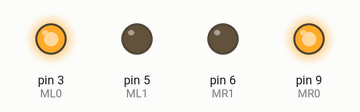
Recording of a sketch running on a simulated Arduino Uno, built with avr-gcc and run on an emulated ATmega328P. On the bench: output pins drawn as LEDs (lit = HIGH).

Above: at 5.0 s.
At 15.0 s:
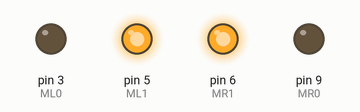
Timing chart, 0 to 26.0 s (numbered marks = the images above):
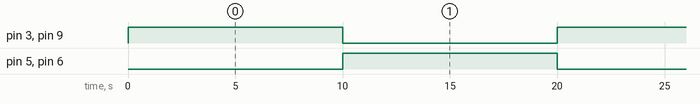

The sketch:

motortest.ino
```cpp
const int ML0=3,ML1=5,MR0=9,MR1=6;
void setup() {
  pinMode(ML0,OUTPUT);
  pinMode(ML1,OUTPUT);
  pinMode(MR0,OUTPUT);
  pinMode(MR1,OUTPUT);

  //  analogWrite(sl,255);//sets the motors speed   100
  //analogWrite(sr,255);//sets the motors speed   120
  // put your setup code here, to run once:

}

void loop() {
  //analogWrite(sl,100);//sets the motors speed   100
  //analogWrite(sr,140);//sets the motors speed   120
digitalWrite(MR0,HIGH);
  digitalWrite(MR1,LOW);
 digitalWrite(ML0,HIGH);
  digitalWrite(ML1,LOW);
  delay(10000);
     digitalWrite(MR1,HIGH);
  digitalWrite(MR0,LOW);
 digitalWrite(ML1,HIGH);
  digitalWrite(ML0,LOW);
  delay(10000);
    digitalWrite(MR0,HIGH);
  digitalWrite(MR1,LOW);
  digitalWrite(ML0,LOW);
  digitalWrite(ML1,HIGH);
}
```

Measured:
- by itself, pin 3 (ML0), pin 5 (ML1), pin 6 (MR1), pin 9 (MR0): alternates HIGH for 10.0 s and LOW for 10.0 s
- by itself, everything shown: repeats every 20.0 s, in 3 steps
